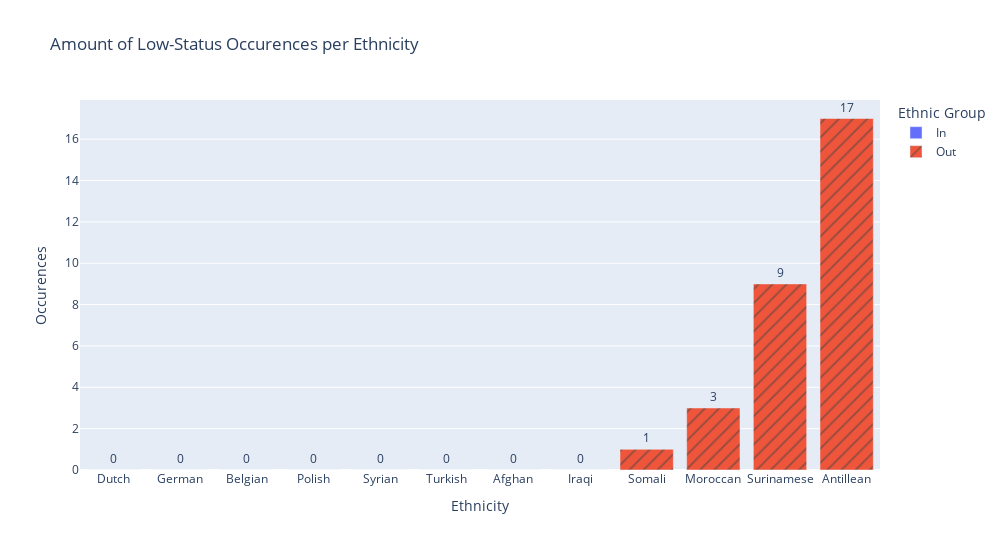
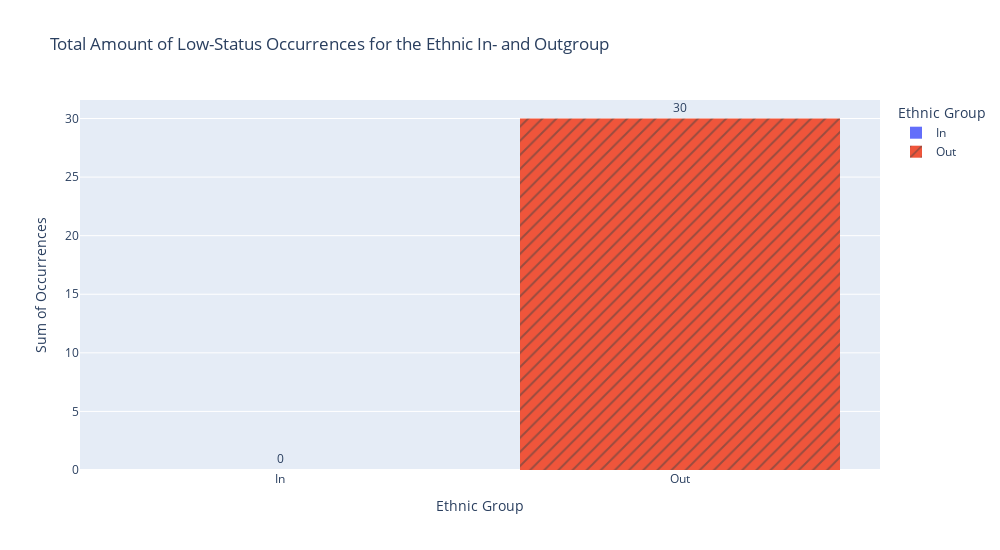

Here is the notebook cell these charts were saved with, in order:
### Code cell
low_status_counts = {
    'nederlander' : [],
    'duitser' : [],
    'belg' : [],
    'pool' : [],
    'syrier' : [],
    'surinamer' : [],
    'turk' : [],
    'antilliaan' : [],
    'somalier' : [],
    'marokkaan' : [],
    'afghaan' : [],
    'irakees' : []
}
low_status_counts.update(w2v_low_status)

ls_count_df = pd.DataFrame(columns=['Ethnicity', 'Occurences', 'Ethnic Group'])
for i, (key, value) in enumerate(low_status_counts.items()):
    if key in in_group:
        ls_count_df.loc[i] = [etnicity_mapping[key], len(value), 'In']
    else:
        ls_count_df.loc[i] = [etnicity_mapping[key], len(value), 'Out']

ls_count_df.sort_values(by='Occurences', ascending=True, inplace=True)
fig = px.bar(ls_count_df, x='Ethnicity', y='Occurences', pattern_shape='Ethnic Group', color='Ethnic Group', title='Amount of Low-Status Occurences per Ethnicity', width=1000, height=550, text_auto=True)
fig.update_traces(texttemplate='%{y}',textposition= 'outside')
fig.show()

fig = px.histogram(ls_count_df, x='Ethnic Group', y='Occurences', pattern_shape='Ethnic Group', color='Ethnic Group',title='Total Amount of Low-Status Occurrences for the Ethnic In- and Outgroup', width=1000, height=550, text_auto=True)
fig.update_yaxes(title_text='Sum of Occurrences')
fig.update_traces(texttemplate='%{y}',textposition= 'outside')
fig.show()

### Figure 1 — Plotly figure (JSON) as saved in the notebook; plotly's stock layout.template omitted (floating-point values rounded to 4 significant figures)
{"data": [{"alignmentgroup": "True", "hovertemplate": "Ethnic Group=In<br>Ethnicity=%{x}<br>Occurences=%{y}<extra></extra>", "legendgroup": "In", "marker": {"color": "#636efa", "pattern": {"shape": ""}}, "name": "In", "offsetgroup": "In", "orientation": "v", "showlegend": true, "textposition": "outside", "texttemplate": "%{y}", "type": "bar", "x": ["Dutch", "German", "Belgian"], "xaxis": "x", "y": [0, 0, 0], "yaxis": "y"}, {"alignmentgroup": "True", "hovertemplate": "Ethnic Group=Out<br>Ethnicity=%{x}<br>Occurences=%{y}<extra></extra>", "legendgroup": "Out", "marker": {"color": "#EF553B", "pattern": {"shape": "/"}}, "name": "Out", "offsetgroup": "Out", "orientation": "v", "showlegend": true, "textposition": "outside", "texttemplate": "%{y}", "type": "bar", "x": ["Polish", "Syrian", "Turkish", "Afghan", "Iraqi", "Somali", "Moroccan", "Surinamese", "Antillean"], "xaxis": "x", "y": [0, 0, 0, 0, 0, 1, 3, 9, 17], "yaxis": "y"}], "layout": {"barmode": "relative", "height": 550, "legend": {"title": {"text": "Ethnic Group"}, "tracegroupgap": 0}, "title": {"text": "Amount of Low-Status Occurences per Ethnicity"}, "width": 1000, "xaxis": {"anchor": "y", "domain": [0, 1], "title": {"text": "Ethnicity"}}, "yaxis": {"anchor": "x", "domain": [0, 1], "title": {"text": "Occurences"}}}}

### Figure 2 — Plotly figure (JSON) as saved in the notebook; plotly's stock layout.template omitted (floating-point values rounded to 4 significant figures)
{"data": [{"alignmentgroup": "True", "bingroup": "x", "histfunc": "sum", "hovertemplate": "Ethnic Group=%{x}<br>sum of Occurences=%{y}<extra></extra>", "legendgroup": "In", "marker": {"color": "#636efa", "pattern": {"shape": ""}}, "name": "In", "offsetgroup": "In", "orientation": "v", "showlegend": true, "textposition": "outside", "texttemplate": "%{y}", "type": "histogram", "x": ["In", "In", "In"], "xaxis": "x", "y": [0, 0, 0], "yaxis": "y"}, {"alignmentgroup": "True", "bingroup": "x", "histfunc": "sum", "hovertemplate": "Ethnic Group=%{x}<br>sum of Occurences=%{y}<extra></extra>", "legendgroup": "Out", "marker": {"color": "#EF553B", "pattern": {"shape": "/"}}, "name": "Out", "offsetgroup": "Out", "orientation": "v", "showlegend": true, "textposition": "outside", "texttemplate": "%{y}", "type": "histogram", "x": ["Out", "Out", "Out", "Out", "Out", "Out", "Out", "Out", "Out"], "xaxis": "x", "y": [0, 0, 0, 0, 0, 1, 3, 9, 17], "yaxis": "y"}], "layout": {"barmode": "relative", "height": 550, "legend": {"title": {"text": "Ethnic Group"}, "tracegroupgap": 0}, "title": {"text": "Total Amount of Low-Status Occurrences for the Ethnic In- and Outgroup"}, "width": 1000, "xaxis": {"anchor": "y", "categoryarray": ["In", "Out"], "categoryorder": "array", "domain": [0, 1], "title": {"text": "Ethnic Group"}}, "yaxis": {"anchor": "x", "domain": [0, 1], "title": {"text": "Sum of Occurrences"}}}}
